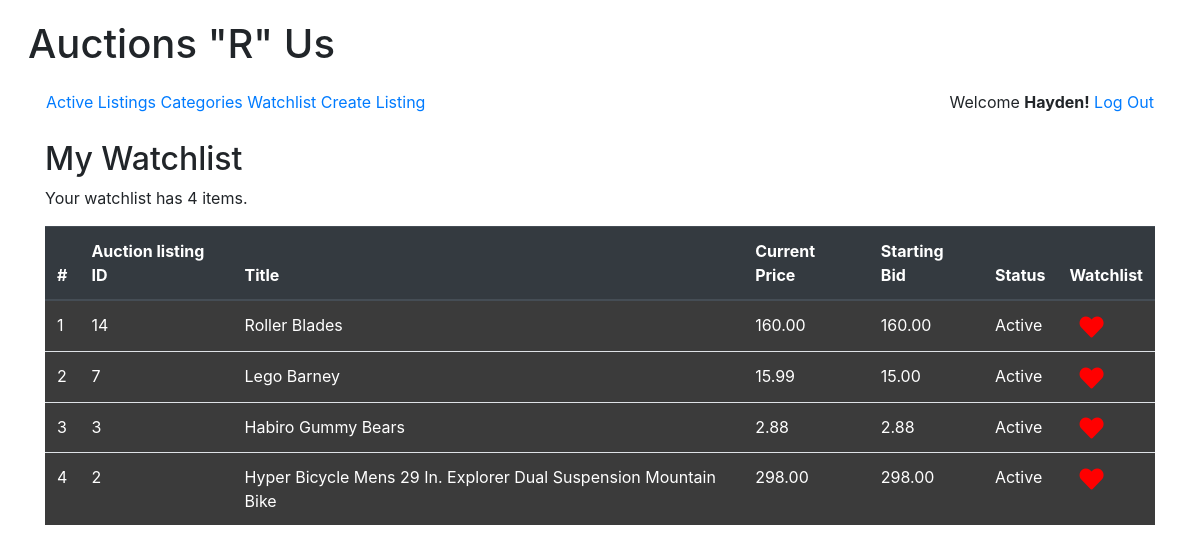
/watchlist/ (signed in), run on the app's committed database.
### auctions/models.py (models this page shows, shortened)
class User(AbstractUser):
    pass

class Auction(models.Model):
    title = models.CharField(max_length=64)
    description = models.TextField(max_length=512)
    starting_bid = models.DecimalField(max_digits=9, decimal_places=2, default=0.00)
    current_bid = models.DecimalField(max_digits=9, decimal_places=2, default=0.00)
    category = models.ForeignKey(Category, on_delete=models.CASCADE, related_name="auction_category", blank=True, null=True) # related_name search all the auctions with a given category
    imageURL = models.URLField(blank=True)
    seller = models.ForeignKey(User, on_delete=models.CASCADE, related_name="auction_seller")
    closed = models.BooleanField(default=False)
    creation_date = models.DateTimeField(auto_now_add=True)
    update_date = models.DateTimeField(auto_now=True, null=True)

### auctions/views.py (the view)
# urls.py: path("watchlist/", views.watchlist, name="watchlist"),
@login_required(login_url="login")
def watchlist(request):
    try:
        watchlist = Watchlist.objects.get(user=request.user)
        auctions = watchlist.auctions.all().order_by('-id')
        watchingNum = watchlist.auctions.all().count()
    except ObjectDoesNotExist:
        watchlist = None
        auctions = None
        watchingNum = 0
    return render(request, "auctions/watchlist.html", {
        "watchlist": watchlist,
        "auctions": auctions,
        "watchingNum": watchingNum
    })

### auctions/templates/auctions/watchlist.html (shortened to what this page needs)
{% extends "auctions/layout.html" %}
{% load static %}
{% block body %}
<div class="container">
    <h2>My Watchlist</h2>
    {% if watchlist %}
    <div><p>Your watchlist has {{ watchingNum }} items.</p></div>
    <table class="table">
        <thead class="thead-dark">
          <tr>
            <th scope="col">#</th>
            <th scope="col">Auction listing ID</th>
            <th scope="col">Title</th>
            <th scope="col">Current Price</th>
            <th scope="col">Starting Bid</th>
            <th scope="col">Status</th>
            <th scope="col">Watchlist</th>
          </tr>
        </thead>
        <tbody>
        {% for auction in auctions %}
          <tr class="dark">
            <td scope="row">{{ forloop.counter }}</th>
            <td>{{ auction.id }}</td>
            <td><a href="{% url 'listing' auction.id %}" style="color: inherit;">{{ auction.title }}</a></td>
            <td>{{ auction.current_bid }}</td>
            <td>{{ auction.starting_bid }}</td>
            <td>
                {% if auction.closed %}
                    Closed
                {% else %}
                    Active
                {% endif %}
            </td>
            <td>
              {% if auction in user.watchlist.auctions.all %}
                  <i id="watchlist-icon-{{ auction.id }}" class="fas fa-heart watchlist-icon in-watchlist" onclick="toggleWatchlist(this)" data-auction-id="{{ auction.id }}" style="color: red;"></i>
              {% else %}
                  <i id="watchlist-icon-{{ auction.id }}" class="fas fa-heart-broken watchlist-icon" onclick="toggleWatchlist(this)" data-auction-id="{{ auction.id }}" style="color: red;"></i>
              {% endif %}
            </td>
          </tr>
        {% endfor %}
        </tbody>
      </table>
      {% else %}
      <p>No items in your watchlist.</p>
      {% endif %}
</div>
{% endblock %}

### auctions/templates/auctions/layout.html (shortened to what this page needs)
{% load static %}
<!DOCTYPE html>
<html lang="en">
    <head>
        <link rel="stylesheet" href="https://stackpath.bootstrapcdn.com/bootstrap/4.4.1/css/bootstrap.min.css"
>
        <link rel="stylesheet" href="https://cdn.simplecss.org/simple.css">
        <link rel="stylesheet" href="{% static 'auctions/uaa490styles.css' %}">
        <link href="https://cdnjs.cloudflare.com/ajax/libs/font-awesome/5.15.1/css/all.min.css" rel="stylesheet">
    </head>
    <body>
        <header>
            <h1>Auctions "R" Us</h1>
            <nav>
                <span>
                    <a href="{% url 'index' %}">Active Listings</a>
                    <a href="{% url 'categories' %}">Categories</a>
                    <a href="{% url 'watchlist' %}">Watchlist</a>
                    <a href="{% url 'create' %}">Create Listing</a>
                </span>
                <span>
                    {% if user.is_authenticated %}
                        Welcome <strong>{{ user.username }}!</strong>
                        <a href="{% url 'logout' %}">Log Out</a>
                    {% else %}
                        <a href="{% url 'login' %}">Log In</a>
                        <a href="{% url 'register' %}">Register</a>
                    {% endif %}
                </span>
            </nav>
        </header>
        {% block body %}
        {% endblock %}
    </body>
</html>

### auctions/static/auctions/uaa490styles.css (style rules this page uses)
nav { display: flex; justify-content: space-between; padding: 14px 18px; }
body > header { padding: 0 0.5rem .75rem 0.5rem; }
body { grid-template-columns: 10% 80% 10%; margin: 10px; padding: 10px; }
.dark { background-color: rgb(59, 59, 59); color: white; }
.watchlist-icon { color: rgb(65, 112, 255); font-size: 24px; vertical-align: middle; cursor: pointer; margin-left: 10px; }
.watchlist-icon.in-watchlist { color: white; cursor:pointer; }

### data on the page
User: username "Hayden"
Auction: id "14", title "Roller Blades", current_bid "160.00", starting_bid "160.00", closed "Active"
Auction: id "7", title "Lego Barney", current_bid "15.99", starting_bid "15.00", closed "Active"
Auction: id "3", title "Habiro Gummy Bears", current_bid "2.88", starting_bid "2.88", closed "Active"
Auction: id "2", title "Hyper Bicycle Mens 29 In. Explorer Dual Suspension Mountain Bike", current_bid "298.00", starting_bid "298.00", closed "Active"

### other printed values
{{ watchingNum }} "4"
